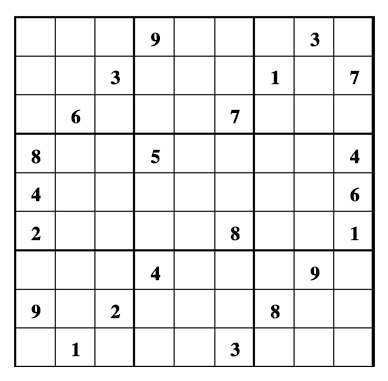
#> input picture Code/sudoku/20170707000354.png, 388 x 381 px
$ python sudoku_recognize.py 20170707000354.png
#> lines starting #> are read from the running program, lines starting #| are printed output that depends on the picture
from PIL import Image, ImageEnhance
import subprocess
import sys

sudoku_image = ' '.join(sys.argv[1:]) or "./20170707000354.png"
print(sudoku_image)

im = Image.open(sudoku_image)
#> im is the input picture: PIL image 388x381 RGBA; mean R, G, B, A 234.4, 234.4, 234.4, 255
im_w,im_h = im.size
#> im_w = 388; im_h = 381
print((im_w,im_h))
#| (388, 381)
"""
if min(im_w,im_h) < 400:
    im = im.resize((800,800), Image.NEAREST)
    im_w,im_h = im.size
print((im_w,im_h))
"""
im = im.convert('L')
#> im: PIL image 388x381 L
"""
WHITE, BLACK = 255, 0
im2 = im.point(lambda x: WHITE if x > 230 else BLACK)
im2 = im2.convert('1')
"""
sharpness =ImageEnhance.Contrast(im)
sharp_img = sharpness.enhance(2.0)
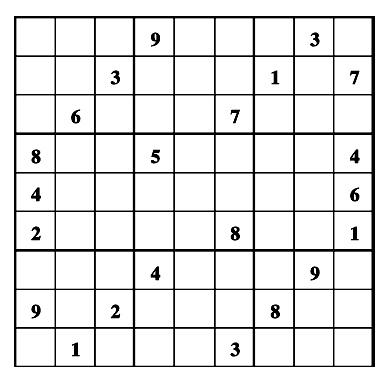
#> sharp_img: PIL image 388x381 L; min 0, max 255, mean 229.1

imgdata = sharp_img.getdata()


# Get Grid X
def gridline_x(im_w, im_h):
    line_list = []
    for i in range(im_h):
        i_sum = sum([imgdata[i*im_w + j ] for j in range(im_w) ])
        if i_sum / im_w < 150:
            if not len(line_list):
                line_list.append([i,i])
            elif line_list[-1][1] + 1 < i:
                line_list.append([i,i])
            elif line_list[-1][1] + 1 == i:
                line_list[-1][1] += 1
            else:
                print(i)
    return line_list

# Get Grid Y
def gridline_y(im_w, im_h):
    line_list = []
    for i in range(im_w):
        i_sum = sum([imgdata[j*im_w + i ] for j in range(im_h) ])
        if i_sum / im_w < 150:
            if not len(line_list):
                line_list.append([i,i])
            elif line_list[-1][1] + 1 < i:
                line_list.append([i,i])
            elif line_list[-1][1] + 1 == i:
                line_list[-1][1] += 1
            else:
                print(i)
    return line_list

line_x = gridline_x(im_w, im_h)
#> the loop in gridline_x, `for i in range(im_h):` made 381 passes
#> i_sum on passes 1 to 3: 98940, 98940, 98940
#> after the loop in gridline_x, `for i in range(im_h):`: line_list = [[16, 17], [55, 56], [94, 95], [132, 134], [172, 173], [210, 211], [249, 251], [289, 289], [327, 328], [366, 366]]
#> line_x has the same summary as line_list in gridline_x
line_y = gridline_y(im_w, im_h)
#> the loop in gridline_y, `for i in range(im_w):` made 388 passes
#> i_sum on passes 1 to 3: 97155, 97155, 97155
#> after the loop in gridline_y, `for i in range(im_w):`: line_list = [[14, 15], [54, 55], [94, 95], [133, 134], [173, 174], [214, 215], [253, 254], [293, 294], [333, 334], [371, 374]]
#> line_y has the same summary as line_list in gridline_y

print (line_x)
#| [[16, 17], [55, 56], [94, 95], [132, 134], [172, 173], [210, 211], [249, 251], [289, 289], [327, 328], [366, 366]]
print (line_y)
#| [[14, 15], [54, 55], [94, 95], [133, 134], [173, 174], [214, 215], [253, 254], [293, 294], [333, 334], [371, 374]]

sudokuarray = [[""]*9 for i in range(9)]

for i in range(9):
    for j in range(9):
        savename = './tmp/tmp_'+str(i)+str(j)+'.jpg'

        imnew = im.crop((line_y[i][1]+3, line_x[j][1]+3, line_y[i+1][0]-3, line_x[j+1][0]-3 ))
#> imnew: PIL image 33x32 L; every value is 255

        """
        # Two value process
        WHITE, BLACK = 255, 0
        imnew = imnew.point(lambda x: WHITE if x > 210 else BLACK)
        imnew = imnew.convert('1')

        imnew = imnew.convert('L')
        sharpness =ImageEnhance.Contrast(imnew)
        sharp_img = sharpness.enhance(2.0)
        sharp_img.save(savename)
        """
        imnew.save(savename)

        imgtmp = Image.open(savename).getdata()
        if sum(imgtmp)/len(imgtmp) < 246:
            shellstr = 'tesseract ' + savename + ' stdout -c tessedit_char_whitelist=0123456789 -psm 10'
#> (the run stopped early here; a loop or call above may not have finished)

$ run again, with Code/sudoku/post-2-0-37444200-1342176590_thumb.png copied over Code/sudoku/20170707000354.png
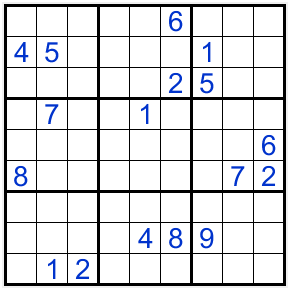
#> input picture Code/sudoku/post-2-0-37444200-1342176590_thumb.png, 290 x 290 px
#> im is the input picture: PIL image 290x290 RGBA; mean R, G, B, A 219.7, 220.7, 223.8, 255
#| (290, 290)
#> `im = im.convert('L')`:
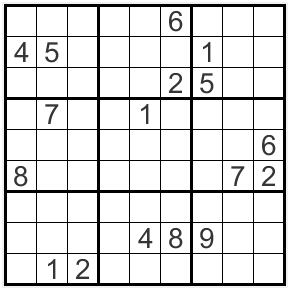
#> im: PIL image 290x290 L; min 0, max 255, mean 220.8
#> `sharp_img = sharpness.enhance(2.0)`:
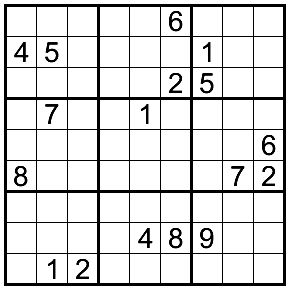
#> sharp_img: PIL image 290x290 L; min 0, max 255, mean 219.7
#> the loop in gridline_x, `for i in range(im_h):` made 290 passes
#> i_sum on passes 1 to 3: 73950, 73950, 73950
#> after the loop in gridline_x, `for i in range(im_h):`: line_list = [[4, 6], [36, 36], [67, 67], [97, 99], [129, 129], [160, 160], [190, 192], [222, 222], [253, 253], [283, 285]]
#> line_x has the same summary as line_list in gridline_x
#> the loop in gridline_y, `for i in range(im_w):` made 290 passes
#> line_y has the same summary as line_list in gridline_x
#| [[4, 6], [36, 36], [67, 67], [97, 99], [129, 129], [160, 160], [190, 192], [222, 222], [253, 253], [283, 285]]
#| [[4, 6], [36, 36], [67, 67], [97, 99], [129, 129], [160, 160], [190, 192], [222, 222], [253, 253], [283, 285]]
#> imnew: PIL image 24x24 L; every value is 255

$ run again, with Code/sudoku/post-2-1273929055_thumb.png copied over Code/sudoku/20170707000354.png
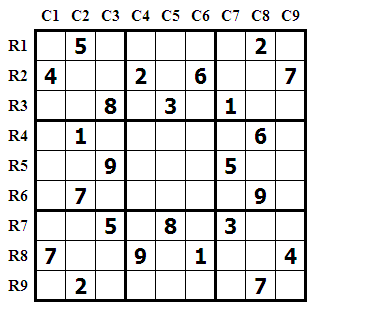
#> input picture Code/sudoku/post-2-1273929055_thumb.png, 378 x 331 px
#> im is the input picture: PIL image 378x331 RGBA; mean R, G, B, A 228.1, 228, 228, 255
#| (378, 331)
#> `im = im.convert('L')`:
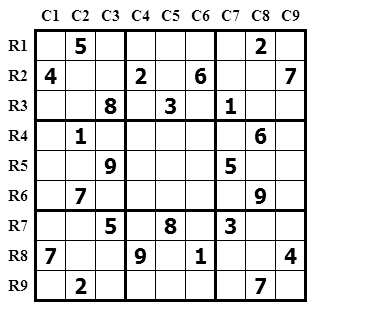
#> im: PIL image 378x331 L; min 0, max 255, mean 228
#> the loop in gridline_x, `for i in range(im_h):` made 331 passes
#> i_sum on passes 1 to 3: 96390, 96390, 96390
#> after the loop in gridline_x, `for i in range(im_h):`: line_list = [[29, 31], [60, 60], [90, 90], [119, 121], [150, 150], [180, 180], [209, 211], [240, 240], [270, 270], [299, 301]]
#> line_x has the same summary as line_list in gridline_x
#> the loop in gridline_y, `for i in range(im_w):` made 378 passes
#> i_sum on passes 1 to 3: 84405, 84405, 84405
#> after the loop in gridline_y, `for i in range(im_w):`: line_list = [[34, 36], [65, 65], [95, 95], [124, 126], [155, 155], [185, 185], [214, 216], [245, 245], [275, 275], [304, 306]]
#> line_y has the same summary as line_list in gridline_y
#| [[29, 31], [60, 60], [90, 90], [119, 121], [150, 150], [180, 180], [209, 211], [240, 240], [270, 270], [299, 301]]
#| [[34, 36], [65, 65], [95, 95], [124, 126], [155, 155], [185, 185], [214, 216], [245, 245], [275, 275], [304, 306]]
#> imnew: PIL image 23x23 L; every value is 255

$ run again, with Code/sudoku/20170728000411.jpg saved as Code/sudoku/20170707000354.png
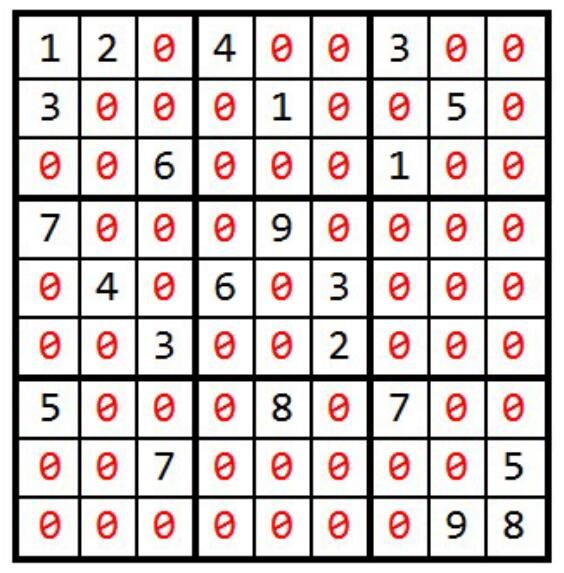
#> input picture Code/sudoku/20170728000411.jpg, 564 x 573 px
#> im is the input picture: PIL image 564x573 RGB; mean R, G, B 207.2, 197.1, 196.5
#| (564, 573)
#> im: PIL image 564x573 L
#> `sharp_img = sharpness.enhance(2.0)`:
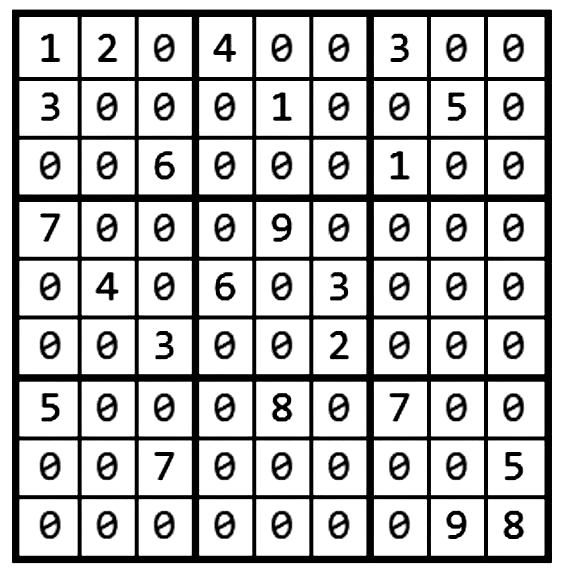
#> sharp_img: PIL image 564x573 L; min 0, max 255, mean 193
#> the loop in gridline_x, `for i in range(im_h):` made 573 passes
#> i_sum on passes 1 to 3: 143820, 143820, 143820
#> after the loop in gridline_x, `for i in range(im_h):`: line_list = [[10, 16], [77, 80], [136, 139], [194, 201], [257, 260], [315, 319], [374, 381], [436, 440], [495, 498], [556, 562]]
#> line_x has the same summary as line_list in gridline_x
#> the loop in gridline_y, `for i in range(im_w):` made 564 passes
#> i_sum on passes 1 to 3: 146115, 146115, 146115
#> after the loop in gridline_y, `for i in range(im_w):`: line_list = [[12, 18], [78, 81], [135, 138], [192, 198], [252, 255], [309, 312], [366, 373], [427, 430], [484, 487], [544, 551]]
#> line_y has the same summary as line_list in gridline_y
#| [[10, 16], [77, 80], [136, 139], [194, 201], [257, 260], [315, 319], [374, 381], [436, 440], [495, 498], [556, 562]]
#| [[12, 18], [78, 81], [135, 138], [192, 198], [252, 255], [309, 312], [366, 373], [427, 430], [484, 487], [544, 551]]
#> `imnew = im.crop((line_y[i][1]+3, line_x[j][1]+3, line_y[i+1][0]-3, lin..`:
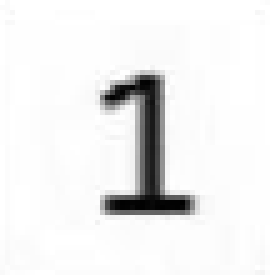
#> imnew: PIL image 54x55 L (shown 5 times larger); min 0, max 255, mean 238.1
